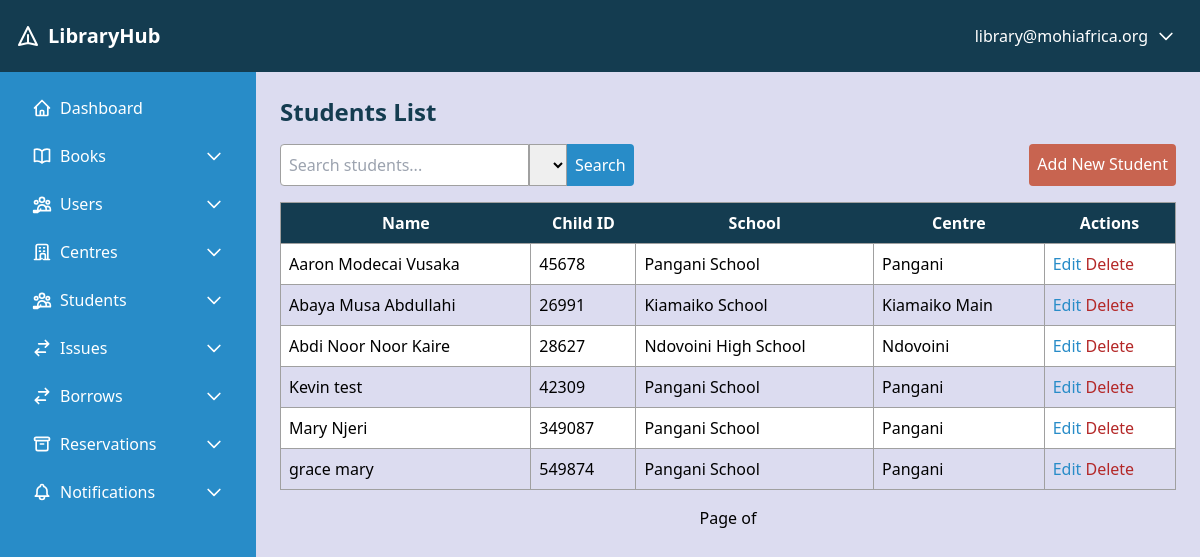
/students/ (signed in), run on the app's committed database.
### library_app/models.py (models this page shows, shortened)
class CustomUser(AbstractUser):
    username = None
    email = models.EmailField(unique=True)
    is_librarian = models.BooleanField(default=False)
    is_student = models.BooleanField(default=False)
    is_site_admin = models.BooleanField(default=False)
    is_teacher = models.BooleanField(default=False)
    is_other = models.BooleanField(default=False)
    centre = models.ForeignKey(
        'Centre', on_delete=models.SET_NULL, null=True, blank=True)
    force_password_change = models.BooleanField(default=False)
    USERNAME_FIELD = 'email'
    REQUIRED_FIELDS = []
    objects = CustomUserManager()  # Assign the custom manager here
    groups = models.ManyToManyField(
        Group,
        related_name='customuser_set',
        blank=True,
        help_text='The groups this user belongs to.',
        verbose_name='groups',
    )
    user_permissions = models.ManyToManyField(
        Permission,
        related_name='customuser_permissions',
        blank=True,
        help_text='Specific permissions for this user.',
        verbose_name='user permissions',
    )

class Student(models.Model):
    child_ID = models.IntegerField(unique=True, blank=True, null=True)
    name = models.CharField(max_length=500)
    centre = models.ForeignKey(
        'Centre', on_delete=models.SET_NULL, null=True, blank=True)
    school = models.CharField(max_length=500)
    user = models.OneToOneField('CustomUser', on_delete=models.CASCADE, null=True, blank=True, related_name='student_profile')

class Centre(models.Model):
    name = models.CharField(max_length=300)
    centre_code = models.CharField(max_length=30, unique=True)

### library_app/views/student_views.py (the view)
# urls.py: path('students/', student_list, name='student_list'),
@login_required
def student_list(request):
    if request.user.is_superuser:
        students = Student.objects.all()
    elif request.user.is_librarian and request.user.centre:
        students = Student.objects.filter(centre=request.user.centre)
    else:
        students = Student.objects.none()
    students = students.order_by('name')
    items_per_page = 10
    paginator = Paginator(students, items_per_page)
    page_number = request.GET.get('page')
    page_obj = paginator.get_page(page_number)
    print(f"Student list for {request.user.email}: {students.count()} students retrieved")
    return render(request, 'students/student_list.html', {
        'page_obj': page_obj,
        'students': students,
        'centres': Centre.objects.all() if request.user.is_superuser else [request.user.centre] if request.user.centre else []
    })

### library_app/templates/students/student_list.html (shortened to what this page needs)
{% extends 'base.html' %}
{% block content %}
<h1 class="text-2xl font-bold mb-4 text-primary">Students List</h1>
<div class="mb-4 flex justify-between">
    <form method="get" class="flex">
        <input type="text" name="search" value="{{ search_query }}" placeholder="Search students..." class="border border-neutral p-2 rounded-l">
        <select name="items_per_page" class="border border-neutral p-2">
        </select>
        <button type="submit" class="bg-accent text-white p-2 rounded-r">Search</button>
    </form>
    <a href="{% url 'student_add' %}" class="bg-secondary text-white p-2 rounded">Add New Student</a>
</div>
<table class="w-full border-collapse border border-neutral">
    <thead>
        <tr class="bg-primary text-white">
            <th class="p-2">Name</th>
            <th class="p-2">Child ID</th>
            <th class="p-2">School</th>
            <th class="p-2">Centre</th>
            <th class="p-2">Actions</th>
        </tr>
    </thead>
    <tbody>
        {% for student in students %}
            <tr class="{% cycle 'bg-white' 'bg-light' %}">
                <td class="p-2 border border-neutral">{{ student.name }}</td>
                <td class="p-2 border border-neutral">{{ student.child_ID }}</td>
                <td class="p-2 border border-neutral">{{ student.school }}</td>
                <td class="p-2 border border-neutral">{{ student.centre.name|default:"N/A" }}</td>
                <td class="p-2 border border-neutral">
                    <a href="{% url 'student_update' student.pk %}" class="text-accent hover:underline">Edit</a>
                    <form method="post" action="{% url 'student_delete' student.pk %}" class="inline">
                        <button type="submit" class="text-danger hover:underline" onclick="return confirm('Are you sure?')">Delete</button>
                    </form>
                </td>
            </tr>
        {% empty %}
            <tr>
                <td colspan="5" class="p-2 text-center">No students found.</td>
            </tr>
        {% endfor %}
    </tbody>
</table>
<div class="mt-4 flex justify-center">
    <span class="mx-2">Page {{ students.number }} of {{ paginator.num_pages }}</span>
</div>
{% endblock %}

### library_app/templates/base.html (shortened to what this page needs)
<!DOCTYPE html>
<html lang="en">
<head>
    <script src="https://cdn.tailwindcss.com"></script>
</head>
<body class="bg-light min-h-screen font-sans">
    <header class="bg-primary text-white p-4 flex justify-between items-center">
        <div class="text-xl font-bold flex items-center">
            <svg class="w-6 h-6 mr-2" fill="none" stroke="currentColor" viewBox="0 0 24 24" xmlns="http://www.w3.org/2000/svg">
                <path stroke-linecap="round" stroke-linejoin="round" stroke-width="2" d="M12 19l9 2-9-18-9 18 9-2zm0 0v-8"></path>
            </svg>
            LibraryHub
        </div>
        <div class="relative">
            <button id="user-menu-button" class="flex items-center hover:bg-secondary p-2 rounded">
                <span class="mr-2">{{ user.email }}</span>
                <svg class="w-5 h-5" fill="none" stroke="currentColor" viewBox="0 0 24 24" xmlns="http://www.w3.org/2000/svg">
                    <path stroke-linecap="round" stroke-linejoin="round" stroke-width="2" d="M19 9l-7 7-7-7"></path>
                </svg>
            </button>
        </div>
    </header>
    <div class="flex">
        <aside class="bg-accent text-white w-64 p-4 min-h-screen">
            <ul id="sidebar-menu" class="space-y-2">
                <li>
                    <a href="{% url 'dashboard' %}" class="flex items-center py-2 px-4 hover:bg-secondary rounded">
                        Dashboard
                    </a>
                </li>
                <li>
                    <button class="flex items-center justify-between w-full py-2 px-4 hover:bg-secondary rounded">
                        <span class="flex items-center">
                            Books
                        </span>
                        <svg class="w-5 h-5 dropdown-arrow" fill="none" stroke="currentColor" viewBox="0 0 24 24" xmlns="http://www.w3.org/2000/svg">
                            <path stroke-linecap="round" stroke-linejoin="round" stroke-width="2" d="M19 9l-7 7-7-7"></path>
                        </svg>
                    </button>
                </li>
                <li>
                    <button class="flex items-center justify-between w-full py-2 px-4 hover:bg-secondary rounded">
                        <span class="flex items-center">
                            Users
                        </span>
                        <svg class="w-5 h-5 dropdown-arrow" fill="none" stroke="currentColor" viewBox="0 0 24 24" xmlns="http://www.w3.org/2000/svg">
                            <path stroke-linecap="round" stroke-linejoin="round" stroke-width="2" d="M19 9l-7 7-7-7"></path>
                        </svg>
                    </button>
                </li>
                <li>
                    <button class="flex items-center justify-between w-full py-2 px-4 hover:bg-secondary rounded">
                        <span class="flex items-center">
                            Centres
                        </span>
                        <svg class="w-5 h-5 dropdown-arrow" fill="none" stroke="currentColor" viewBox="0 0 24 24" xmlns="http://www.w3.org/2000/svg">
                            <path stroke-linecap="round" stroke-linejoin="round" stroke-width="2" d="M19 9l-7 7-7-7"></path>
                        </svg>
                    </button>
                </li>
                <li>
                    <button class="flex items-center justify-between w-full py-2 px-4 hover:bg-secondary rounded">
                        <span class="flex items-center">
                            Students
                        </span>
                        <svg class="w-5 h-5 dropdown-arrow" fill="none" stroke="currentColor" viewBox="0 0 24 24" xmlns="http://www.w3.org/2000/svg">
                            <path stroke-linecap="round" stroke-linejoin="round" stroke-width="2" d="M19 9l-7 7-7-7"></path>
                        </svg>
                    </button>
                </li>
                <li>
                    <button class="flex items-center justify-between w-full py-2 px-4 hover:bg-secondary rounded">
                        <span class="flex items-center">
                            <svg class="w-5 h-5 mr-2" fill="none" stroke="currentColor" viewBox="0 0 24 24" xmlns="http://www.w3.org/2000/svg">
                                <path stroke-linecap="round" stroke-linejoin="round" stroke-width="2" d="M8 7h12m0 0l-4-4m4 4l-4 4m0 6H4m0 0l4 4m-4-4l4-4"></path>
                            </svg>
                            Issues
                        </span>
                        <svg class="w-5 h-5 dropdown-arrow" fill="none" stroke="currentColor" viewBox="0 0 24 24" xmlns="http://www.w3.org/2000/svg">
                            <path stroke-linecap="round" stroke-linejoin="round" stroke-width="2" d="M19 9l-7 7-7-7"></path>
                        </svg>
                    </button>
                </li>
                <li>
                    <button class="flex items-center justify-between w-full py-2 px-4 hover:bg-secondary rounded">
                        <span class="flex items-center">
                            <svg class="w-5 h-5 mr-2" fill="none" stroke="currentColor" viewBox="0 0 24 24" xmlns="http://www.w3.org/2000/svg">
                                <path stroke-linecap="round" stroke-linejoin="round" stroke-width="2" d="M8 7h12m0 0l-4-4m4 4l-4 4m0 6H4m0 0l4 4m-4-4l4-4"></path>
                            </svg>
                            Borrows
                        </span>
                        <svg class="w-5 h-5 dropdown-arrow" fill="none" stroke="currentColor" viewBox="0 0 24 24" xmlns="http://www.w3.org/2000/svg">
                            <path stroke-linecap="round" stroke-linejoin="round" stroke-width="2" d="M19 9l-7 7-7-7"></path>
                        </svg>
                    </button>
                </li>
                <li>
                    <button class="flex items-center justify-between w-full py-2 px-4 hover:bg-secondary rounded">
                        <span class="flex items-center">
                            <svg class="w-5 h-5 mr-2" fill="none" stroke="currentColor" viewBox="0 0 24 24" xmlns="http://www.w3.org/2000/svg">
                                <path stroke-linecap="round" stroke-linejoin="round" stroke-width="2" d="M5 8h14M5 8a2 2 0 110-4h14a2 2 0 110 4M5 8v10a2 2 0 002 2h10a2 2 0 002-2V8m-9 4h4"></path>
                            </svg>
                            Reservations
                        </span>
                        <svg class="w-5 h-5 dropdown-arrow" fill="none" stroke="currentColor" viewBox="0 0 24 24" xmlns="http://www.w3.org/2000/svg">
                            <path stroke-linecap="round" stroke-linejoin="round" stroke-width="2" d="M19 9l-7 7-7-7"></path>
                        </svg>
                    </button>
                </li>
                <li>
                    <button class="flex items-center justify-between w-full py-2 px-4 hover:bg-secondary rounded">
                        <span class="flex items-center">
                            Notifications
                        </span>
                        <svg class="w-5 h-5 dropdown-arrow" fill="none" stroke="currentColor" viewBox="0 0 24 24" xmlns="http://www.w3.org/2000/svg">
                            <path stroke-linecap="round" stroke-linejoin="round" stroke-width="2" d="M19 9l-7 7-7-7"></path>
                        </svg>
                    </button>
                </li>
            </ul>
        </aside>
        <main class="flex-1 p-6">
            {% block content %}{% endblock %}
        </main>
    </div>
</body>
</html>

### data on the page
CustomUser: email "library@mohiafrica.org"
Student: name "Aaron Modecai Vusaka", child_ID "45678", school "Pangani School", centre.name "Pangani"
Student: name "Abaya Musa Abdullahi", child_ID "26991", school "Kiamaiko School", centre.name "Kiamaiko Main"
Student: name "Abdi Noor Noor Kaire", child_ID "28627", school "Ndovoini High School", centre.name "Ndovoini"
Student: name "Kevin test", child_ID "42309", school "Pangani School", centre.name "Pangani"
Student: name "Mary Njeri", child_ID "349087", school "Pangani School", centre.name "Pangani"
Student: name "grace mary", child_ID "549874", school "Pangani School", centre.name "Pangani"
